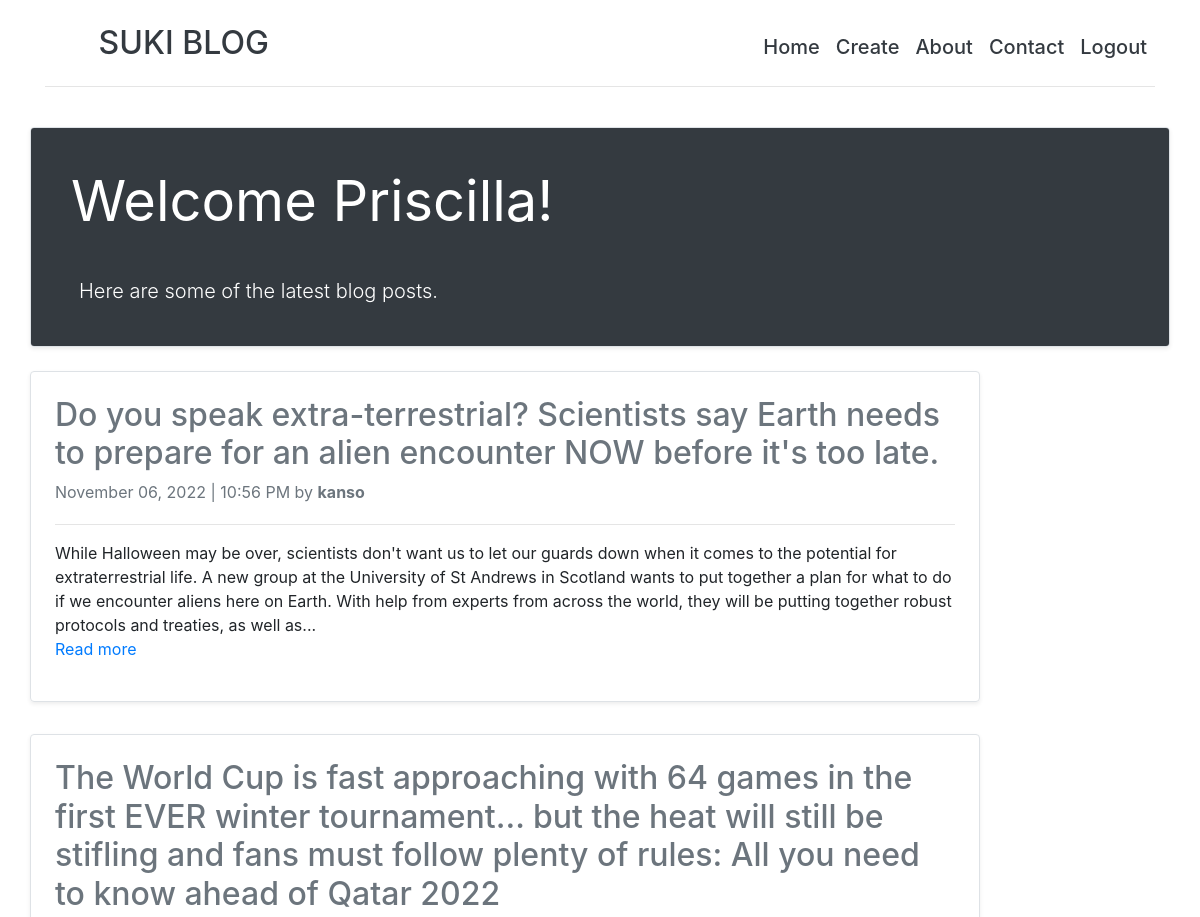
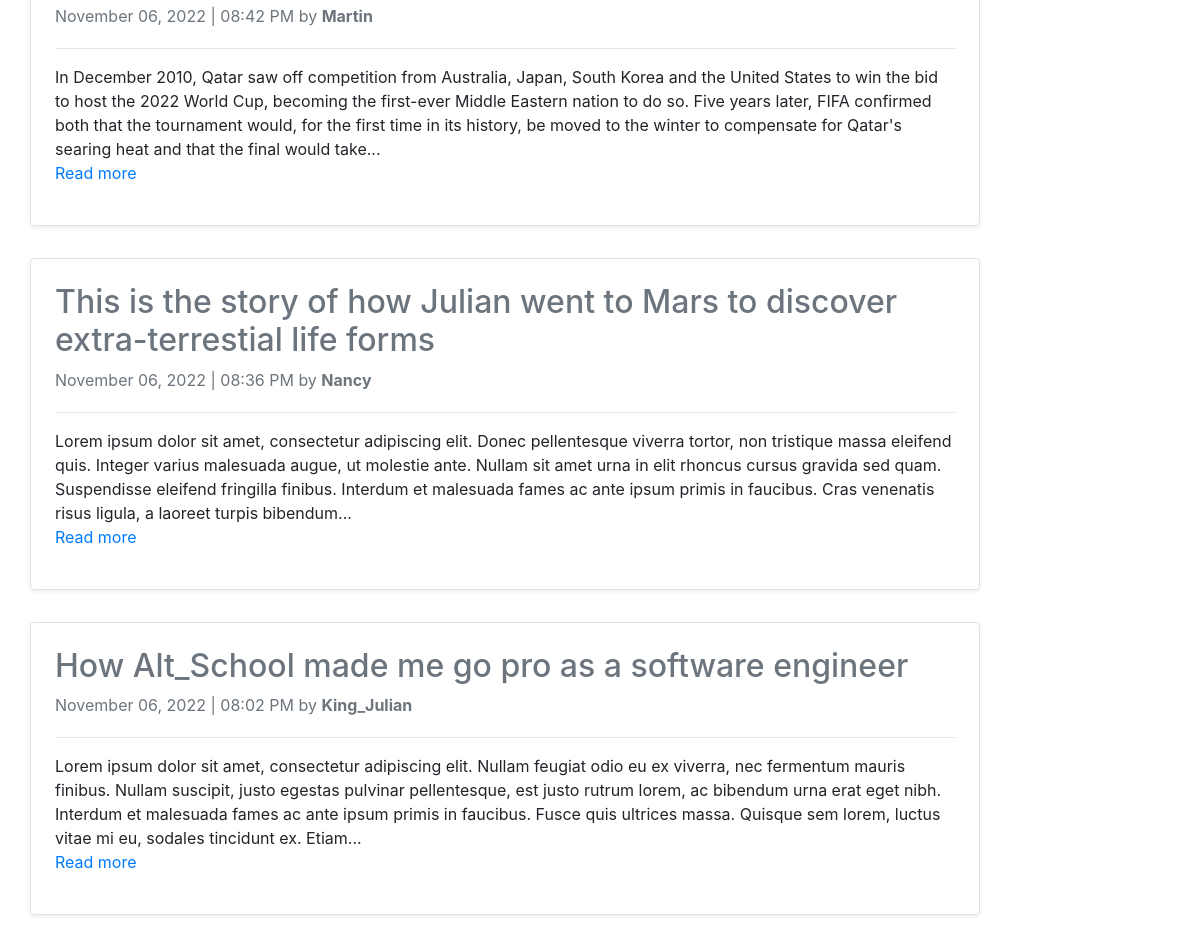
The app's page / (signed in) with its own data (2 pictures, top to bottom).
### blog.py (models this page shows, shortened)
class User(db.Model, UserMixin):
    id = db.Column(db.Integer(), primary_key=True)
    username = db.Column(db.String(50), nullable=False, unique=True)
    first_name = db.Column(db.String(50), nullable=False)
    last_name = db.Column(db.String(50), nullable=False)
    email = db.Column(db.String(100), nullable=False, unique=True)
    password_hash = db.Column(db.Text(), nullable=False)

class Blog(db.Model):
    id = db.Column(db.Integer, primary_key=True)
    title = db.Column(db.String(100), nullable=False)
    post = db.Column(db.Text, nullable=False)
    author = db.Column(db.String(50), nullable=False)
    date_created = db.Column(db.DateTime, default=datetime.now(), nullable=False)

### blog.py (the view)
@app.route('/', methods=['GET'])
def home():
    blog = Blog.query.order_by(Blog.date_created.desc()).all()
    return render_template('index.html', blog=blog)

### blog.py (called while the page is built)
@login_manager.user_loader
def user_loader(id):
    return User.query.get(int(id))

### templates/index.html (shortened to what this page needs)
{% extends 'base.html' %}
{% block content %}
{% if current_user.is_authenticated %}
<div class="row g-0 border rounded overflow-hidden flex-md-row mb-4 shadow-sm h-md-250 position-relative">
    <div class="col p-4 d-flex bg-dark flex-column position-static">
        <h1 class="display-4 text-white fst-italic p-3"><strong>Welcome {{ current_user.first_name }}!</strong></h1>
        <p class="lead pl-4 text-white my-3">Here are some of the latest blog posts.</p>
    </div>
</div>
{% for post in blog %}
<div class="row mb-2">
    <div class="col-md-10">
        <div class="row g-0 border rounded overflow-hidden flex-md-row mb-4 shadow-sm h-md-250 position-relative">
            <div class="col p-4 d-flex flex-column position-static">
                <a class="text-secondary" href="{{url_for('post_details', id=post.id)}}"><h2>{{post.title}}</h2></a>
                <div class="mb-1 text-muted">{{post.date_created.strftime('%B %d, %Y')}} <span> | </span> {{post.date_created.strftime('%I:%M %p')}} by <strong>{{post.author}}</strong></div>
                <hr width="100%">
                <p class="card-text mb-auto">{{post.post | truncate(400)}}</p>
                <p><a href="{{url_for('post_details', id=post.id)}}" class="stretched-link">Read more</a></p>
            </div>
        </div>
    </div>
</div>
{% endfor %}
{% endif %}
{% endblock content %}

### records on screen
User: first_name "Priscilla"
Blog: title "Do you speak extra-terrestrial? Scientists say Earth needs to prepare for an alien encounter NOW before it's too late.", date_created "November 06, 2022", date_created "10:56 PM", author "kanso", post "While Halloween may be over, scientists don't want us to let our guards down when it comes to the potential for extraterrestrial life. A new group at the University of St Andrews in Scotland wants to put together a plan for what to do if we encounter aliens here on Earth. With help from experts from across the world, they will be putting together robust protocols and treaties, as well as..."
Blog: title "The World Cup is fast approaching with 64 games in the first EVER winter tournament... but the heat will still be stifling and fans must follow plenty of rules: All you need to know ahead of Qatar 2022", date_created "November 06, 2022", date_created "08:42 PM", author "Martin", post "In December 2010, Qatar saw off competition from Australia, Japan, South Korea and the United States to win the bid to host the 2022 World Cup, becoming the first-ever Middle Eastern nation to do so. Five years later, FIFA confirmed both that the tournament would, for the first time in its history, be moved to the winter to compensate for Qatar's searing heat and that the final would take..."
Blog: title "This is the story of how Julian went to Mars to discover extra-terrestial life forms", date_created "November 06, 2022", date_created "08:36 PM", author "Nancy", post "Lorem ipsum dolor sit amet, consectetur adipiscing elit. Donec pellentesque viverra tortor, non tristique massa eleifend quis. Integer varius malesuada augue, ut molestie ante. Nullam sit amet urna in elit rhoncus cursus gravida sed quam. Suspendisse eleifend fringilla finibus. Interdum et malesuada fames ac ante ipsum primis in faucibus. Cras venenatis risus ligula, a laoreet turpis bibendum..."
Blog: title "How Alt_School made me go pro as a software engineer", date_created "November 06, 2022", date_created "08:02 PM", author "King_Julian", post "Lorem ipsum dolor sit amet, consectetur adipiscing elit. Nullam feugiat odio eu ex viverra, nec fermentum mauris finibus. Nullam suscipit, justo egestas pulvinar pellentesque, est justo rutrum lorem, ac bibendum urna erat eget nibh. Interdum et malesuada fames ac ante ipsum primis in faucibus. Fusce quis ultrices massa. Quisque sem lorem, luctus vitae mi eu, sodales tincidunt ex. Etiam..."
